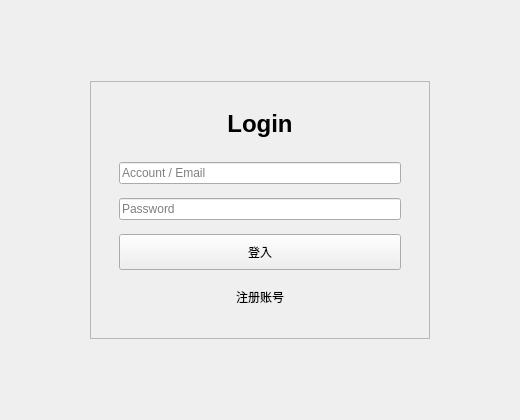
<?xml version="1.0" encoding="UTF-8"?>
<ui version="4.0">
 <class>Loginlog</class>
 <widget class="QWidget" name="Loginlog">
  <property name="geometry">
   <rect>
    <x>0</x>
    <y>0</y>
    <width>520</width>
    <height>420</height>
   </rect>
  </property>
  <property name="windowTitle">
   <string>Login</string>
  </property>
  <layout class="QVBoxLayout" name="mainLayout">
   <property name="leftMargin">
    <number>32</number>
   </property>
   <property name="topMargin">
    <number>32</number>
   </property>
   <property name="rightMargin">
    <number>32</number>
   </property>
   <property name="bottomMargin">
    <number>32</number>
   </property>
   <item>
    <spacer name="topSpacer">
     <property name="orientation">
      <enum>Qt::Orientation::Vertical</enum>
     </property>
     <property name="sizeHint" stdset="0">
      <size>
       <width>20</width>
       <height>40</height>
      </size>
     </property>
    </spacer>
   </item>
   <item>
    <layout class="QHBoxLayout" name="centerLayout">
     <item>
      <spacer name="leftSpacer">
       <property name="orientation">
        <enum>Qt::Orientation::Horizontal</enum>
       </property>
       <property name="sizeHint" stdset="0">
        <size>
         <width>40</width>
         <height>20</height>
        </size>
       </property>
      </spacer>
     </item>
     <item>
      <widget class="QFrame" name="formFrame">
       <property name="minimumSize">
        <size>
         <width>340</width>
         <height>0</height>
        </size>
       </property>
       <property name="maximumSize">
        <size>
         <width>380</width>
         <height>16777215</height>
        </size>
       </property>
       <property name="frameShape">
        <enum>QFrame::Shape::StyledPanel</enum>
       </property>
       <property name="frameShadow">
        <enum>QFrame::Shadow::Raised</enum>
       </property>
       <layout class="QVBoxLayout" name="formLayout">
        <property name="spacing">
         <number>14</number>
        </property>
        <property name="leftMargin">
         <number>28</number>
        </property>
        <property name="topMargin">
         <number>28</number>
        </property>
        <property name="rightMargin">
         <number>28</number>
        </property>
        <property name="bottomMargin">
         <number>28</number>
        </property>
        <item>
         <widget class="QLabel" name="titleLabel">
          <property name="font">
           <font>
            <pointsize>18</pointsize>
            <bold>true</bold>
           </font>
          </property>
          <property name="text">
           <string>Login</string>
          </property>
          <property name="alignment">
           <set>Qt::AlignmentFlag::AlignCenter</set>
          </property>
         </widget>
        </item>
        <item>
         <spacer name="titleSpacer">
          <property name="orientation">
           <enum>Qt::Orientation::Vertical</enum>
          </property>
          <property name="sizeHint" stdset="0">
           <size>
            <width>20</width>
            <height>10</height>
           </size>
          </property>
         </spacer>
        </item>
        <item>
         <widget class="QLineEdit" name="accountLineEdit">
          <property name="placeholderText">
           <string>Account / Email</string>
          </property>
          <property name="clearButtonEnabled">
           <bool>true</bool>
          </property>
         </widget>
        </item>
        <item>
         <widget class="QLineEdit" name="passwordLineEdit">
          <property name="echoMode">
           <enum>QLineEdit::EchoMode::Password</enum>
          </property>
          <property name="placeholderText">
           <string>Password</string>
          </property>
          <property name="clearButtonEnabled">
           <bool>true</bool>
          </property>
         </widget>
        </item>
        <item>
         <widget class="QPushButton" name="loginButton">
          <property name="minimumSize">
           <size>
            <width>0</width>
            <height>36</height>
           </size>
          </property>
          <property name="text">
           <string>登入</string>
          </property>
         </widget>
        </item>
        <item>
         <widget class="QPushButton" name="showRegisterButton">
          <property name="text">
           <string>注册账号</string>
          </property>
          <property name="flat">
           <bool>true</bool>
          </property>
         </widget>
        </item>
       </layout>
      </widget>
     </item>
     <item>
      <spacer name="rightSpacer">
       <property name="orientation">
        <enum>Qt::Orientation::Horizontal</enum>
       </property>
       <property name="sizeHint" stdset="0">
        <size>
         <width>40</width>
         <height>20</height>
        </size>
       </property>
      </spacer>
     </item>
    </layout>
   </item>
   <item>
    <spacer name="bottomSpacer">
     <property name="orientation">
      <enum>Qt::Orientation::Vertical</enum>
     </property>
     <property name="sizeHint" stdset="0">
      <size>
       <width>20</width>
       <height>40</height>
      </size>
     </property>
    </spacer>
   </item>
  </layout>
 </widget>
 <resources/>
 <connections/>
</ui>
